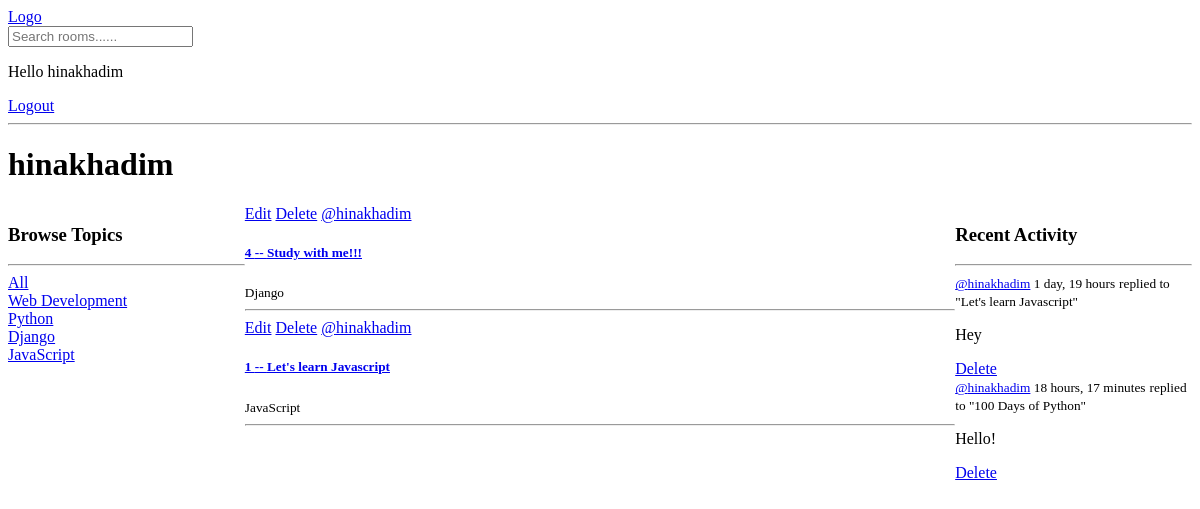
/profile/1/ (signed in), run on the app's committed database.
### base/models.py (models this page shows, shortened)
class Topic(models.Model):
    name = models.CharField(max_length=200)

class Room(models.Model):
    host = models.ForeignKey(User, on_delete=models.SET_NULL, null=True)
    topic = models.ForeignKey(Topic, on_delete=models.SET_NULL, null=True)
    name = models.CharField(max_length=200)
    description = models.TextField(null=True, blank=True)
    participants = models.ManyToManyField(
        User, related_name='participants', blank=True
    )
    updated = models.DateTimeField(auto_now=True)
    created = models.DateTimeField(auto_now_add=True)
    class Meta:
        ordering = ['-updated', '-created']
    def __str__(self) -> str:
        return self.name

class Message(models.Model):
    user = models.ForeignKey(User, on_delete=models.SET_NULL, null=True)
    room = models.ForeignKey(Room, on_delete=models.SET_NULL, null=True)
    body = models.TextField()
    updated = models.DateTimeField(auto_now=True)
    created = models.DateTimeField(auto_now_add=True)

### base/views.py (the view)
# urls.py: path('profile/<str:pk>/', views.userProfile, name='user-profile')
def userProfile(request, pk):
    user = User.objects.get(id=pk)
    rooms = user.room_set.all()
    room_messages = user.message_set.all()
    topics = Topic.objects.all()
    context = {'user': user, 'rooms': rooms,
               'room_messages': room_messages, 'topics': topics}
    return render(request, 'base/profile.html', context)

### base/templates/base/profile.html
{% extends 'base/layout.html' %} {% block body %}
<h1>{{user.username}}</h1>
<div class="profile-container">
  <div>{% include 'base/topics_component.html' %}</div>
  <div>{% include 'base/feed_component.html' %}</div>
  <div>{% include 'base/activity_component.html' %}</div>
</div>
{% endblock body %}

### base/templates/base/navbar.html
<a href="/">Logo</a>
<form method="GET" action='{% url "base:home" %}'>
  <input type="text" name="q" placeholder="Search rooms......" />
</form>
{% if request.user.is_authenticated %}
<p>Hello {{request.user}}</p>
<a href="{% url 'base:logout' %}">Logout</a>
{%else%}
<a href="{% url 'base:login' %}">Login</a>
{% endif %}
<hr />

### base/templates/base/topics_component.html
<h3>Browse Topics</h3>
<hr />
<div>
  <a href="{% url 'base:home' %}">All</a>
</div>
{% for topic in topics %}
<div>
  <a href="{% url 'base:home' %}?q={{topic.name}}">{{topic.name}}</a>
</div>
{% endfor %}

### base/templates/base/feed_component.html
<div>
  {% for room in rooms %}
  <div>
    {% if request.user == room.host %}
    <a href="{% url 'base:update-room' room.id %}">Edit</a>
    <a href="{% url 'base:delete-room' room.id %}">Delete</a>
    {% endif %}
    <a href="{% url 'base:user-profile' room.host.id %}"
      >@{{room.host.username}}</a
    >
    <a href="{% url 'base:room' room.id %}">
      <h5>{{room.id}} -- {{room.name}}</h5></a
    >
    <small>{{room.topic.name}}</small>
  </div>
  <hr />
  {% endfor %}
</div>

### base/templates/base/activity_component.html
<h3>Recent Activity</h3>
<hr />
{% for message in room_messages %}
<div>
  <small
    ><a href="{% url 'base:user-profile' message.user.id%}">
      @{{message.user}}</a
    >
    {{message.created|timesince}}</small
  >
  <small>replied to "{{message.room}}"</small>
  <p>{{message.body}}</p>
  {% if request.user == message.user %}
  <a href="{% url 'base:delete-message' message.id %}">Delete</a>
  {% endif %}
</div>
{% endfor %}

### base/static/base/main.css (style rules this page uses)
.profile-container { display: grid; grid-template-columns: 1fr 3fr 1fr; }

### data on the page
Topic: name "Web Development"
Topic: name "Python"
Topic: name "Django"
Topic: name "JavaScript"
Room: shows "Edit", host.username "hinakhadim", id "4", name "Study with me!!!", topic.name "Django"
Room: shows "Edit", host.username "hinakhadim", id "1", name "Let's learn Javascript", topic.name "JavaScript"
Message: user "hinakhadim", created "1 day, 19 hours", room "Let's learn Javascript", body "Hey", shows "Delete"
Message: user "hinakhadim", created "18 hours, 17 minutes", room "100 Days of Python", body "Hello!", shows "Delete"

### other printed values
{{ request.user }} "hinakhadim"
{{ user.username }} "hinakhadim"
